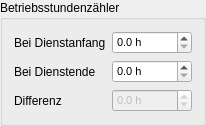
               <widget class="QGroupBox" name="engineHours_groupBox">
                <property name="title">
                 <string>Betriebsstundenzähler</string>
                </property>
                <layout class="QFormLayout" name="formLayout_4">
                 <item row="0" column="0">
                  <widget class="QLabel" name="engineHoursBeginOfDuty_label">
                   <property name="text">
                    <string>Bei Dienstanfang</string>
                   </property>
                  </widget>
                 </item>
                 <item row="1" column="0">
                  <widget class="QLabel" name="engineHoursEndOfDuty_label">
                   <property name="text">
                    <string>Bei Dienstende</string>
                   </property>
                  </widget>
                 </item>
                 <item row="2" column="0">
                  <widget class="QLabel" name="engineHoursDiff_label">
                   <property name="text">
                    <string>Differenz</string>
                   </property>
                  </widget>
                 </item>
                 <item row="0" column="1">
                  <widget class="QDoubleSpinBox" name="engineHoursBeginOfDuty_doubleSpinBox">
                   <property name="font">
                    <font>
                     <family>Tahoma</family>
                     <pointsize>8</pointsize>
                    </font>
                   </property>
                   <property name="suffix">
                    <string> h</string>
                   </property>
                   <property name="decimals">
                    <number>1</number>
                   </property>
                   <property name="minimum">
                    <double>0.000000000000000</double>
                   </property>
                   <property name="maximum">
                    <double>10000.000000000000000</double>
                   </property>
                   <property name="value">
                    <double>0.000000000000000</double>
                   </property>
                  </widget>
                 </item>
                 <item row="1" column="1">
                  <widget class="QDoubleSpinBox" name="engineHoursEndOfDuty_doubleSpinBox">
                   <property name="font">
                    <font>
                     <family>Tahoma</family>
                     <pointsize>8</pointsize>
                    </font>
                   </property>
                   <property name="suffix">
                    <string> h</string>
                   </property>
                   <property name="decimals">
                    <number>1</number>
                   </property>
                   <property name="minimum">
                    <double>0.000000000000000</double>
                   </property>
                   <property name="maximum">
                    <double>10000.000000000000000</double>
                   </property>
                   <property name="value">
                    <double>0.000000000000000</double>
                   </property>
                  </widget>
                 </item>
                 <item row="2" column="1">
                  <widget class="QDoubleSpinBox" name="engineHoursDiff_doubleSpinBox">
                   <property name="enabled">
                    <bool>false</bool>
                   </property>
                   <property name="font">
                    <font>
                     <family>Tahoma</family>
                     <pointsize>8</pointsize>
                    </font>
                   </property>
                   <property name="suffix">
                    <string> h</string>
                   </property>
                   <property name="decimals">
                    <number>1</number>
                   </property>
                   <property name="minimum">
                    <double>-10000.000000000000000</double>
                   </property>
                   <property name="maximum">
                    <double>10000.000000000000000</double>
                   </property>
                   <property name="value">
                    <double>0.000000000000000</double>
                   </property>
                  </widget>
                 </item>
                </layout>
               </widget>
